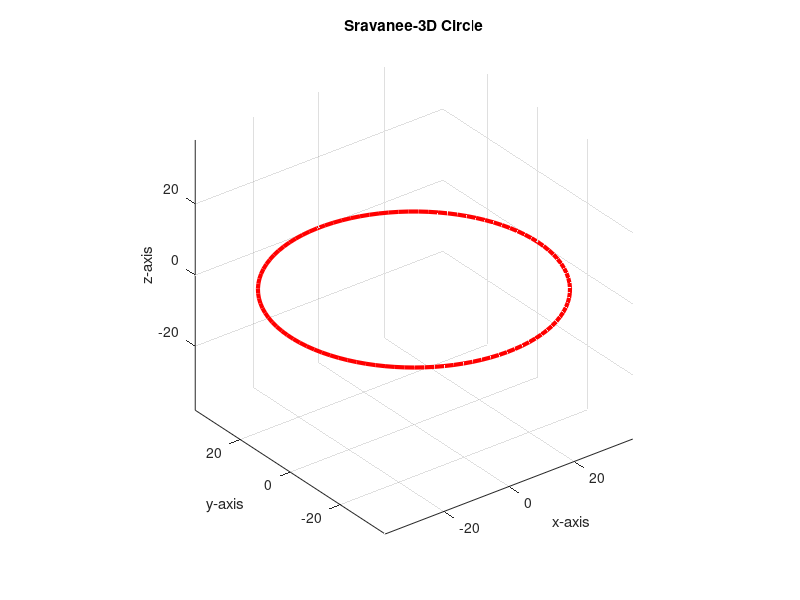

This figure's MATLAB source:
R=038;
% Number of points to plot
numPoints = 100;

% Preallocate arrays for the x, y, and z coordinates
x = zeros(1, numPoints);
y = zeros(1, numPoints);
z = zeros(1, numPoints);

% A circle can be constructed using by varying θ in x = R ∗ cosθ, y = R ∗ sinθ, and z = 0
% Loop to calculate the coordinates of the circle
for i = 1:numPoints
    % Calculate the angle theta for the current point
    theta = 2 * pi * (i - 1) / (numPoints - 1);
    
    % Compute the x, y, and z coordinates
    x(i) = R * cos(theta);
    y(i) = R * sin(theta);
    z(i) = 0; % Circle lies in the xy plane, so z = 0
end

%plotting the circle 
figure
plot3(x,y,z,'r-','LineWidth',3)

axis equal;
title('Sravanee-3D Circle');
xlabel('x-axis');
ylabel('y-axis');
zlabel('z-axis');
grid on;